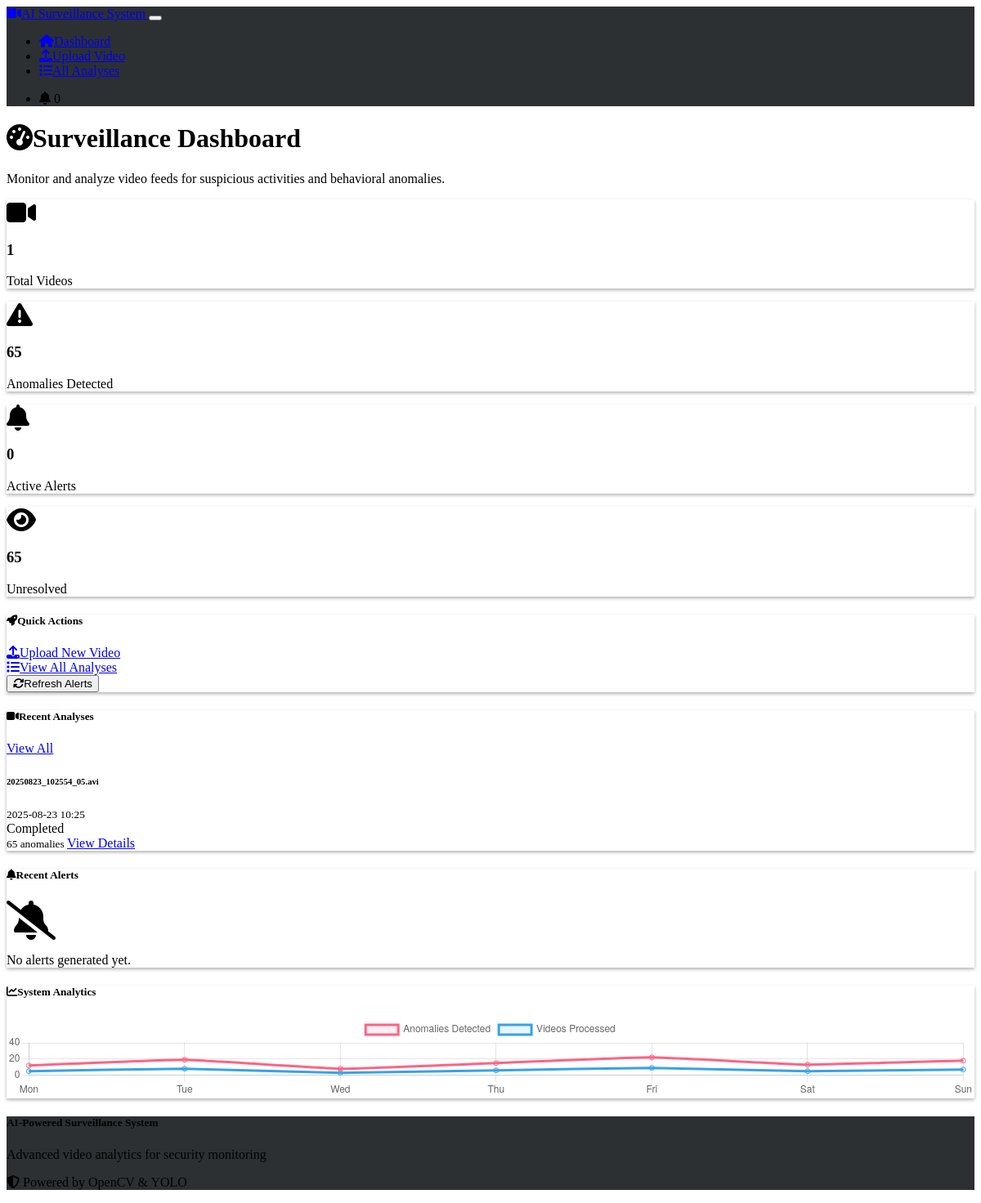
The page / on the database its author committed.
### models.py (models this page shows, shortened)
class VideoAnalysis(db.Model):
    id = db.Column(db.Integer, primary_key=True)
    filename = db.Column(db.String(255), nullable=False)
    upload_time = db.Column(db.DateTime, default=datetime.utcnow)
    processing_status = db.Column(db.String(50), default='pending')  # pending, processing, completed, failed
    total_frames = db.Column(db.Integer)
    processed_frames = db.Column(db.Integer, default=0)
    duration = db.Column(db.Float)
    file_path = db.Column(db.String(500))
    processed_video_path = db.Column(db.String(500))
    total_objects_detected = db.Column(db.Integer, default=0)
    total_persons_detected = db.Column(db.Integer, default=0)
    total_anomalies = db.Column(db.Integer, default=0)

### routes.py (the view)
@app.route('/')
def index():
    recent_analyses = VideoAnalysis.query.order_by(VideoAnalysis.upload_time.desc()).limit(5).all()
    recent_alerts = Alert.query.join(Anomaly).join(VideoAnalysis).order_by(Alert.created_time.desc()).limit(10).all()
    total_videos = VideoAnalysis.query.count()
    total_anomalies = Anomaly.query.count()
    unresolved_anomalies = Anomaly.query.filter_by(is_resolved=False).count()
    active_alerts = Alert.query.filter_by(is_acknowledged=False).count()
    stats = {
        'total_videos': total_videos,
        'total_anomalies': total_anomalies,
        'unresolved_anomalies': unresolved_anomalies,
        'active_alerts': active_alerts
    }
    return render_template('index.html',
                         recent_analyses=recent_analyses,
                         recent_alerts=recent_alerts,
                         stats=stats)

### templates/index.html (shortened to what this page needs)
{% extends "base.html" %}
{% block content %}
<div class="row mb-4">
    <div class="col-12">
        <h1 class="h2 mb-3">
            <i class="fas fa-tachometer-alt me-2"></i>Surveillance Dashboard
        </h1>
        <p class="text-muted">Monitor and analyze video feeds for suspicious activities and behavioral anomalies.</p>
    </div>
</div>
<div class="row mb-4">
    <div class="col-md-3 mb-3">
        <div class="card bg-primary">
            <div class="card-body text-center">
                <i class="fas fa-video fa-2x mb-2"></i>
                <h3 class="mb-1">{{ stats.total_videos }}</h3>
                <p class="mb-0">Total Videos</p>
            </div>
        </div>
    </div>
    <div class="col-md-3 mb-3">
        <div class="card bg-warning">
            <div class="card-body text-center">
                <i class="fas fa-exclamation-triangle fa-2x mb-2"></i>
                <h3 class="mb-1">{{ stats.total_anomalies }}</h3>
                <p class="mb-0">Anomalies Detected</p>
            </div>
        </div>
    </div>
    <div class="col-md-3 mb-3">
        <div class="card bg-danger">
            <div class="card-body text-center">
                <i class="fas fa-bell fa-2x mb-2"></i>
                <h3 class="mb-1">{{ stats.active_alerts }}</h3>
                <p class="mb-0">Active Alerts</p>
            </div>
        </div>
    </div>
    <div class="col-md-3 mb-3">
        <div class="card bg-info">
            <div class="card-body text-center">
                <i class="fas fa-eye fa-2x mb-2"></i>
                <h3 class="mb-1">{{ stats.unresolved_anomalies }}</h3>
                <p class="mb-0">Unresolved</p>
            </div>
        </div>
    </div>
</div>
<div class="row mb-4">
    <div class="col-12">
        <div class="card">
            <div class="card-header">
                <h5 class="mb-0">
                    <i class="fas fa-rocket me-2"></i>Quick Actions
                </h5>
            </div>
            <div class="card-body">
                <div class="row">
                    <div class="col-md-4 mb-2">
                        <a href="{{ url_for('upload_page') }}" class="btn btn-primary w-100">
                            <i class="fas fa-upload me-2"></i>Upload New Video
                        </a>
                    </div>
                    <div class="col-md-4 mb-2">
                        <a href="{{ url_for('dashboard') }}" class="btn btn-secondary w-100">
                            <i class="fas fa-list me-2"></i>View All Analyses
                        </a>
                    </div>
                    <div class="col-md-4 mb-2">
                        <button class="btn btn-info w-100" onclick="refreshAlerts()">
                            <i class="fas fa-sync-alt me-2"></i>Refresh Alerts
                        </button>
                    </div>
                </div>
            </div>
        </div>
    </div>
</div>
<div class="row">
    <div class="col-lg-6 mb-4">
        <div class="card">
            <div class="card-header d-flex justify-content-between align-items-center">
                <h5 class="mb-0">
                    <i class="fas fa-video me-2"></i>Recent Analyses
                </h5>
                <a href="{{ url_for('dashboard') }}" class="btn btn-sm btn-outline-primary">View All</a>
            </div>
            <div class="card-body">
                {% if recent_analyses %}
                    <div class="list-group list-group-flush">
                        {% for analysis in recent_analyses %}
                            <div class="list-group-item d-flex justify-content-between align-items-center">
                                <div>
                                    <h6 class="mb-1">{{ analysis.filename }}</h6>
                                    <small class="text-muted">
                                        {{ analysis.upload_time.strftime('%Y-%m-%d %H:%M') }}
                                    </small>
                                    <br>
                                    <span class="badge bg-{{ 'success' if analysis.processing_status == 'completed' else 'warning' if analysis.processing_status == 'processing' else 'danger' if analysis.processing_status == 'failed' else 'secondary' }}">
                                        {{ analysis.processing_status.title() }}
                                    </span>
                                </div>
                                <div class="text-end">
                                    {% if analysis.processing_status == 'completed' %}
                                        <small class="text-muted d-block">
                                            {{ analysis.total_anomalies or 0 }} anomalies
                                        </small>
                                        <a href="{{ url_for('analysis_detail', analysis_id=analysis.id) }}" class="btn btn-sm btn-outline-primary">
                                            View Details
                                        </a>
                                    {% elif analysis.processing_status == 'processing' %}
                                        <small class="text-muted d-block">Processing...</small>
                                        <div class="progress" style="width: 100px; height: 6px;">
                                            <div class="progress-bar" role="progressbar" style="width: 50%"></div>
                                        </div>
                                    {% endif %}
                                </div>
                            </div>
                        {% endfor %}
                    </div>
                {% endif %}
            </div>
        </div>
    </div>
    <div class="col-lg-6 mb-4">
        <div class="card">
            <div class="card-header">
                <h5 class="mb-0">
                    <i class="fas fa-bell me-2"></i>Recent Alerts
                </h5>
            </div>
            <div class="card-body">
                <div id="alerts-container">
                </div>
            </div>
        </div>
    </div>
</div>
<div class="row">
    <div class="col-12">
        <div class="card">
            <div class="card-header">
                <h5 class="mb-0">
                    <i class="fas fa-chart-line me-2"></i>System Analytics
                </h5>
            </div>
            <div class="card-body">
                <canvas id="analyticsChart" height="100"></canvas>
            </div>
        </div>
    </div>
</div>
{% endblock %}

### static/css/custom.css (style rules this page uses)
:root { --surveillance-primary: #0d6efd; --surveillance-danger: #dc3545; --surveillance-warning: #ffc107; --surveillance-success: #198754; --surveillance-info: #0dcaf0; --video-overlay-bg: rgba(0, 0, 0, 0.8); --progress-bg: rgba(255, 255, 255, 0.2); --transition-fast: 0.15s ease-in-out; --transition-normal: 0.3s ease-in-out; --transition-slow: 0.5s ease-in-out; }
body { font-feature-settings: "kern" 1, "liga" 1; }
.card { box-shadow: 0 0.125rem 0.25rem rgba(0, 0, 0, 0.3); transition: box-shadow var(--transition-normal); }
.btn { transition: all var(--transition-fast); font-weight: 500; }

### rows shown on the page
VideoAnalysis: filename "20250823_102554_05.avi", upload_time "2025-08-23 10:25", processing_status "Completed", total_anomalies "65"

### other values the page prints
{{ stats.total_videos }} "1"
{{ stats.total_anomalies }} "65"
{{ stats.active_alerts }} "0"
{{ stats.unresolved_anomalies }} "65"
